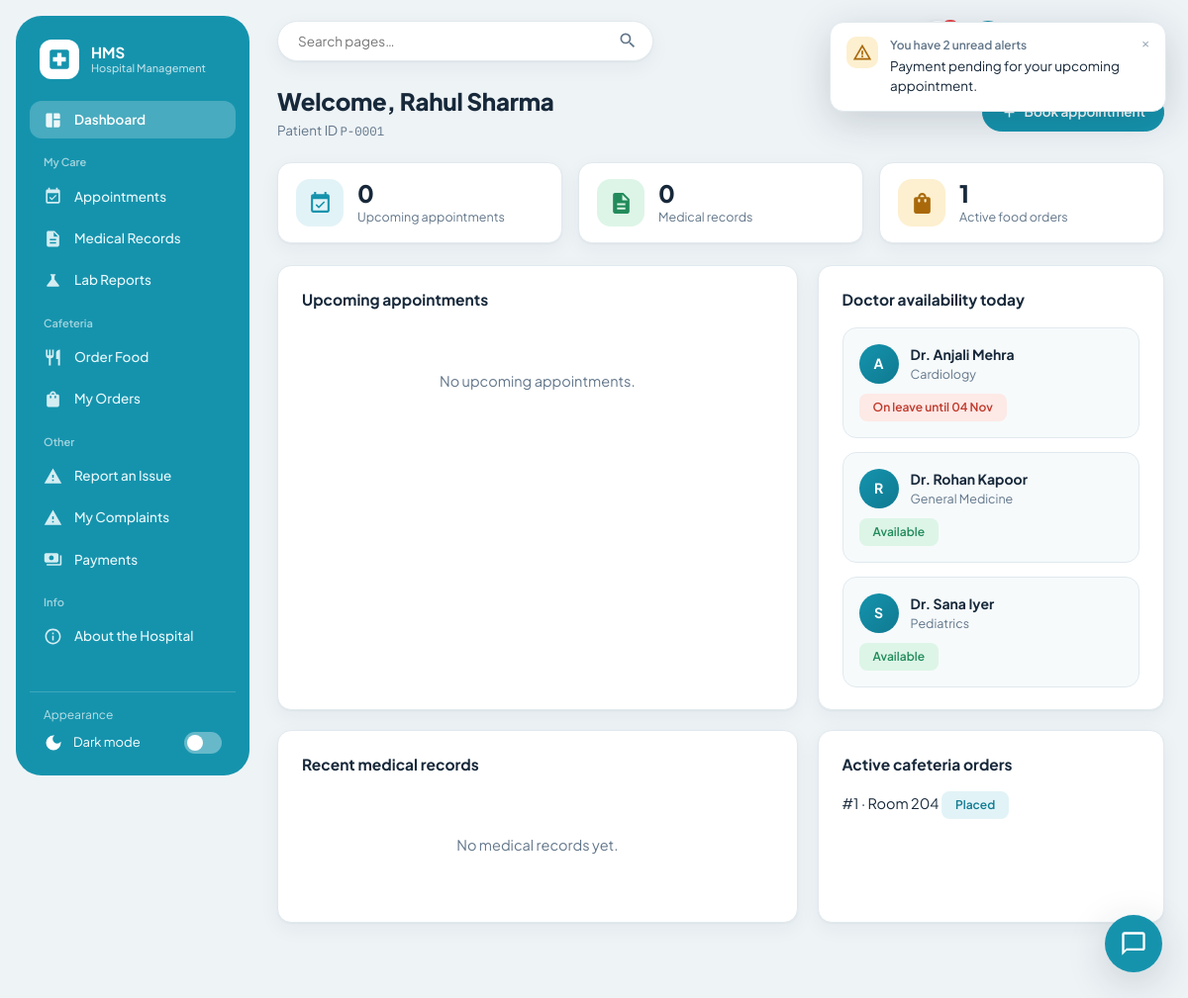
Screenshot of /patient/dashboard (signed in) with the database file from the repository.
### models.py (models this page shows)
class Patient(db.Model):
    __tablename__ = "patients"
    id = db.Column(db.Integer, primary_key=True)
    name = db.Column(db.String(120), nullable=False)
    age = db.Column(db.Integer, nullable=False)
    gender = db.Column(db.String(20), nullable=False)
    phone = db.Column(db.String(20))
    address = db.Column(db.String(255))
    created_at = db.Column(db.DateTime, default=datetime.utcnow)
    appointments = db.relationship("Appointment", backref="patient", lazy=True, cascade="all, delete-orphan")
    medical_records = db.relationship("MedicalRecord", backref="patient", lazy=True, cascade="all, delete-orphan")

class Doctor(db.Model):
    __tablename__ = "doctors"
    id = db.Column(db.Integer, primary_key=True)
    name = db.Column(db.String(120), nullable=False)
    specialization = db.Column(db.String(120), nullable=False)
    phone = db.Column(db.String(20))
    available_days = db.Column(db.String(120))   # e.g. "Mon,Wed,Fri"
    available_time = db.Column(db.String(60))    # e.g. "10:00 - 14:00"
    consultation_fee = db.Column(db.Float, default=500.0)
    created_at = db.Column(db.DateTime, default=datetime.utcnow)
    appointments = db.relationship("Appointment", backref="doctor", lazy=True)
    medical_records = db.relationship("MedicalRecord", backref="doctor", lazy=True)

class DoctorLeave(db.Model):
    __tablename__ = "doctor_leaves"
    id = db.Column(db.Integer, primary_key=True)
    doctor_id = db.Column(db.Integer, db.ForeignKey("doctors.id"), nullable=False)
    start_date = db.Column(db.Date, nullable=False)
    end_date = db.Column(db.Date, nullable=False)
    reason = db.Column(db.String(255))
    status = db.Column(db.String(20), default="Pending")  # Pending / Approved / Rejected
    requested_at = db.Column(db.DateTime, default=datetime.utcnow)
    decided_at = db.Column(db.DateTime, nullable=True)
    decided_by_id = db.Column(db.Integer, db.ForeignKey("users.id"), nullable=True)
    doctor = db.relationship("Doctor", backref="leaves")
    decided_by = db.relationship("User")

class CafeteriaOrder(db.Model):
    __tablename__ = "cafeteria_orders"
    id = db.Column(db.Integer, primary_key=True)
    user_id = db.Column(db.Integer, db.ForeignKey("users.id"), nullable=False)
    delivery_location = db.Column(db.String(120), nullable=False)  # e.g. "Room 204" / "Doctor's Lounge"
    status = db.Column(db.String(20), default="Pending Payment")
    payment_status = db.Column(db.String(20), default="Pending")  # Pending / Paid
    total_amount = db.Column(db.Float, default=0.0)
    order_date = db.Column(db.DateTime, default=datetime.utcnow)
    user = db.relationship("User", backref="cafeteria_orders")
    items = db.relationship("CafeteriaOrderItem", backref="order", lazy=True, cascade="all, delete-orphan")

### routes/auth.py (the view)
@auth_bp.route("/patient/dashboard")
@login_required(roles=["patient"])
def patient_dashboard():
    user = get_current_user()
    patient = user.patient_profile
    today = date.today()
    upcoming = (Appointment.query.filter(Appointment.patient_id == patient.id,
                                          Appointment.appt_date >= today, Appointment.status == "Booked")
                .order_by(Appointment.appt_date, Appointment.appt_time).all())
    recent_records = (MedicalRecord.query.filter_by(patient_id=patient.id)
                       .order_by(MedicalRecord.id.desc()).limit(5).all())
    active_orders = (CafeteriaOrder.query.filter_by(user_id=user.id)
                      .filter(CafeteriaOrder.status.notin_(["Delivered", "Cancelled"]))
                      .order_by(CafeteriaOrder.order_date.desc()).all())
    doctor_status = []
    for d in Doctor.query.order_by(Doctor.name).all():
        end = next_leave_end(d.id, today)
        nxt = (DoctorLeave.query.filter(DoctorLeave.doctor_id == d.id, DoctorLeave.status == "Approved",
                                         DoctorLeave.start_date > today)
               .order_by(DoctorLeave.start_date).first())
        doctor_status.append({"doctor": d, "on_leave": end is not None, "back_on": end,
                               "next_leave": nxt})
    return render_template("auth/patient_dashboard.html", patient=patient, upcoming=upcoming,
                            recent_records=recent_records, active_orders=active_orders,
                            doctor_status=doctor_status)

### models.py (called while the page is built)
def next_leave_end(doctor_id, on_date):
    leave = DoctorLeave.query.filter(
        DoctorLeave.doctor_id == doctor_id, DoctorLeave.status == "Approved",
        DoctorLeave.start_date <= on_date, DoctorLeave.end_date >= on_date,
    ).first()
    return leave.end_date if leave else None

### routes/auth_utils.py (called while the page is built)
def get_current_user():
    if "user_id" not in session:
        return None
    if not hasattr(g, "_current_user"):
        g._current_user = User.query.get(session["user_id"])
    return g._current_user

def login_required(roles=None):
    def decorator(view_func):
        @wraps(view_func)
        def wrapped(*args, **kwargs):
            user = get_current_user()
            if user is None:
                flash("Please log in to continue.", "error")
                return redirect(url_for("auth.portal"))
            if roles and user.role not in roles:
                flash("You don't have access to that page.", "error")
                return redirect(url_for("auth.dashboard_redirect"))
            return view_func(*args, **kwargs)
        return wrapped
    return decorator

### templates/auth/patient_dashboard.html (shortened to what this page needs)
{% extends "base.html" %}
{% import "auth/_widgets.html" as w %}
{% block content %}
<div class="page-header"><div><h2>Welcome, {{ patient.name }}</h2><p class="subtitle">Patient ID <span class="mono">P-{{ "%04d"|format(patient.id) }}</span></p></div>
  <a class="btn btn-primary" href="{{ url_for('appointments.new_appointment') }}">{{ icons.add() }} Book appointment</a></div>
<div class="stat-grid">
  {{ w.stat('appointments', upcoming|length, 'Upcoming appointments') }}
  {{ w.stat('records', recent_records|length, 'Medical records', 'green') }}
  {{ w.stat('orders', active_orders|length, 'Active food orders', 'amber') }}
</div>
<div class="two-col">
  <div class="panel"><h3>Upcoming appointments</h3>
    {% if upcoming %}<table><thead><tr><th>Date</th><th>Time</th><th>Doctor</th><th>Payment</th></tr></thead><tbody>
      {% for a in upcoming %}<tr><td>{{ a.appt_date.strftime('%d %b %Y') }}</td><td class="mono">{{ a.appt_time }}</td><td>Dr. {{ a.doctor.name }}</td>
        <td>{% if a.payment_status == 'Paid' %}<span class="badge badge-completed">Paid</span>{% else %}<a class="badge badge-alert" href="{{ url_for('payments.pay', purpose='appointment', reference_id=a.id) }}">Pay now</a>{% endif %}</td></tr>{% endfor %}
    </tbody></table>{% else %}<div class="empty-state"><div class="big">No upcoming appointments.</div></div>{% endif %}</div>
  <div class="panel"><h3>Doctor availability today</h3>
    <div class="doc-grid" style="grid-template-columns:1fr">
    {% for s in doctor_status %}<div class="doc-card"><div class="doc-top"><span class="avatar">{{ s.doctor.name[:1] }}</span>
      <div><div class="doc-name">Dr. {{ s.doctor.name }}</div><div class="doc-spec">{{ s.doctor.specialization }}</div></div></div>
      {% if s.on_leave %}<span class="badge badge-alert avail-pill">On leave until {{ s.back_on.strftime('%d %b') }}</span>
      {% else %}<span class="badge badge-completed avail-pill">Available</span>{% endif %}
      {% if s.next_leave %}<span class="hint">Leave from {{ s.next_leave.start_date.strftime('%d %b') }}</span>{% endif %}</div>{% endfor %}
    </div></div>
</div>
<div class="two-col" style="margin-top:20px">
  <div class="panel"><h3>Recent medical records</h3>
    {% for r in recent_records %}<p style="margin:0 0 10px"><strong>{{ r.diagnosis }}</strong><br><span class="text-muted">Dr. {{ r.doctor.name }}</span></p>
    {% else %}<div class="empty-state">No medical records yet.</div>{% endfor %}</div>
  <div class="panel"><h3>Active cafeteria orders</h3>
    {% for o in active_orders %}<p style="margin:0 0 10px">#{{ o.id }} · {{ o.delivery_location }} <span class="badge badge-booked">{{ o.status }}</span></p>
    {% else %}<div class="empty-state">No active orders.</div>{% endfor %}</div>
</div>
{% endblock %}

### static/css/style.css (style rules this page uses)
:root { --bg: #EEF3F6; --panel: #FFFFFF; --panel-soft: #F6FAFB; --ink: #17283A; --muted-ink: #62768A; --faint-ink: #93A3B3; --primary: #1593AD; --primary-dark: #0F7A91; --primary-soft: #E2F3F7; --primary-ink: #0B5E70; --sidebar: #1593AD; --sidebar-ink: #E8F7FA; --sidebar-active: rgba(255, 255, 255, 0.22); --border: #E1E9EE; --border-strong: #CBD7DF; --alert: #C0392B; --alert-bg: #FDE9E6; --alert-border: #F4C6BF; --success: #228B5B; --success-bg: #DDF5E7; --success-border: #B7E6CB; --warn: #A9690B; --warn-bg: #FDF0D0; --warn-border: #F2DB9C; --info-bg: #E2F3F7; --info: #0F7A91; --radius: 14px; --radius-sm: 10px; --shadow: 0 1px 2px rgba(23, 40, 58, 0.04), 0 6px 20px rgba(23, 40, 58, 0.05); --shadow-pop: 0 10px 40px rgba(23, 40, 58, 0.18); --font-ui: "Plus Jakarta Sans", "Nunito Sans", -apple-system, "Segoe UI", system-ui, sans-serif; --font-mono: "IBM Plex Mono", "SFMono-Regular", Menlo, Consolas, monospace; }
* { box-sizing: border-box; }
html, body { margin: 0; padding: 0; background: var(--bg); color: var(--ink); font-family: var(--font-ui); font-size: 14.5px; line-height: 1.5; -webkit-font-smoothing: antialiased; }
a { color: var(--primary-dark); text-decoration: none; }
.avatar { width: 40px; height: 40px; border-radius: 50%; background: linear-gradient(135deg, var(--primary), var(--primary-dark)); color: #fff; font-weight: 700; font-size: 14px; display: inline-flex; align-items: center; justify-content: center; flex-shrink: 0; }
.page-header { display: flex; align-items: center; justify-content: space-between; margin-bottom: 22px; gap: 16px; flex-wrap: wrap; }
.page-header h2 { font-size: 24px; font-weight: 800; margin: 0 0 2px; letter-spacing: -0.01em; }
.page-header .subtitle { color: var(--muted-ink); font-size: 13.5px; margin: 0; max-width: 640px; }
.btn { display: inline-flex; align-items: center; justify-content: center; gap: 7px; padding: 10px 18px; border-radius: 999px; border: 1px solid var(--border-strong); background: var(--panel); color: var(--ink); font-size: 13.5px; font-weight: 600; font-family: inherit; cursor: pointer; line-height: 1.1; }
.btn-primary { background: var(--primary); border-color: var(--primary); color: #fff; }
.panel { background: var(--panel); border: 1px solid var(--border); border-radius: var(--radius); padding: 22px 24px; box-shadow: var(--shadow); }
.panel h3 { font-size: 15.5px; font-weight: 700; margin: 0 0 16px; padding-bottom: 0; border: 0; display: flex; align-items: center; justify-content: space-between; }
.stat-grid { display: grid; grid-template-columns: repeat(auto-fit, minmax(210px, 1fr)); gap: 16px; margin-bottom: 22px; }
.two-col { display: grid; grid-template-columns: 1.5fr 1fr; gap: 20px; }
.panel > table, .panel { overflow-x: auto; }
.mono { font-family: var(--font-mono); font-size: 0.92em; }
.badge { display: inline-block; padding: 4px 13px; border-radius: 8px; font-size: 12px; font-weight: 600; border: 1px solid transparent; white-space: nowrap; }
.badge-booked { background: var(--info-bg); color: var(--info); border-color: transparent; }
.badge-completed { background: var(--success-bg); color: var(--success); }
.badge-alert { background: var(--alert-bg); color: var(--alert); }
.empty-state { text-align: center; padding: 44px 20px; color: var(--muted-ink); }
.empty-state .big { font-size: 14.5px; margin-bottom: 14px; }
.doc-grid { display: grid; grid-template-columns: repeat(auto-fill, minmax(220px, 1fr)); gap: 14px; }
.doc-card { border: 1px solid var(--border); border-radius: var(--radius); padding: 16px; background: var(--panel-soft); display: flex; flex-direction: column; gap: 6px; }
.doc-card .doc-top { display: flex; align-items: center; gap: 12px; }
.doc-card .doc-name { font-weight: 700; font-size: 14px; }
.doc-card .doc-spec { font-size: 12.5px; color: var(--muted-ink); }
.avail-pill { align-self: flex-start; margin-top: 4px; }

### rows the page displays
Patient: name "Rahul Sharma", id "0001"
Doctor: doctor "A", doctor.name "Anjali Mehra", doctor.specialization "Cardiology"
DoctorLeave: back_on "04 Nov"
Doctor: doctor "R", doctor.name "Rohan Kapoor", doctor.specialization "General Medicine"
Doctor: doctor "S", doctor.name "Sana Iyer", doctor.specialization "Pediatrics"
CafeteriaOrder: id "1", delivery_location "Room 204", status "Placed"

### other values shown
{{ label }} "Dashboard Appointments Medical Records Lab Reports Order Food My Orders Report an Issue My Complaints Payments About the Hospital"
{{ value }} "0 0 1"
{{ label }} "Upcoming appointments Medical records Active food orders"
